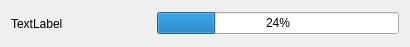
<?xml version="1.0" encoding="UTF-8"?>
<ui version="4.0">
 <class>ActionProgress</class>
 <widget class="QWidget" name="ActionProgress">
  <property name="geometry">
   <rect>
    <x>0</x>
    <y>0</y>
    <width>410</width>
    <height>47</height>
   </rect>
  </property>
  <property name="windowTitle">
   <string>Form</string>
  </property>
  <layout class="QHBoxLayout" name="horizontalLayout">
   <item>
    <widget class="QLabel" name="label">
     <property name="minimumSize">
      <size>
       <width>140</width>
       <height>0</height>
      </size>
     </property>
     <property name="text">
      <string>TextLabel</string>
     </property>
    </widget>
   </item>
   <item>
    <widget class="QProgressBar" name="progressBar">
     <property name="value">
      <number>24</number>
     </property>
    </widget>
   </item>
  </layout>
 </widget>
 <resources/>
 <connections/>
</ui>
